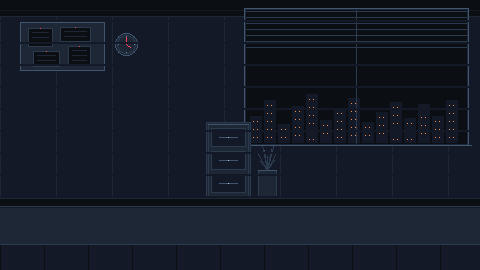
#> input picture art/kit/backgrounds/office_L1.png, 480 x 270 px
$ python make_composition_preview.py
#> lines starting #> are read from the running program, lines starting #| are printed output that depends on the picture
#!/usr/bin/env python3
"""
Builds art/kit/reference/composition_preview.png -- the real desk at 480x270 with an applicant
seated across the table, scaled 3x. This is the composition check the brief asks for:
left half = monitor, right half = the person across the table.

    python tools/art/make_composition_preview.py
"""
from __future__ import annotations

import os
import sys

from PIL import Image, ImageDraw

ROOT = os.path.normpath(os.path.join(os.path.dirname(__file__), '..', '..'))
KIT = os.path.join(ROOT, 'art', 'kit')
sys.path.insert(0, os.path.dirname(__file__))

ZOOM = 3
CASES = ['app_human_solid_a', 'app_synthetic_polished_a', 'app_human_nervous_b', 'app_synthetic_cloned_a']


def compose(name: str) -> Image.Image:
#> called with name = 'app_human_solid_a'
    bg = Image.open(os.path.join(KIT, 'backgrounds', 'office_L1.png')).convert('RGBA')
#> bg is the input picture: PIL image 480x270 RGBA; mean R, G, B, A 20.2, 26.5, 38, 255
    app = Image.open(os.path.join(KIT, 'applicants', f'{name}_192x216.png')).convert('RGBA').crop((0, 0, 192, 216))
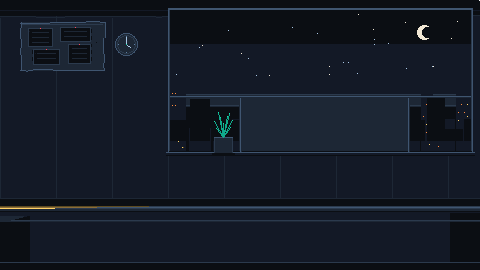
#> input picture art/kit/backgrounds/office_L0.png, 480 x 270 px, given in place of app_human_solid_a_192x216.png, which was not available
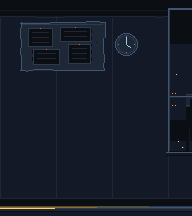
#> app: PIL image 192x216 RGBA; mean R, G, B, A 20.7, 26.7, 38.3, 255
    bg.alpha_composite(app, (480 - 192 - 8, 270 - 216))                 # seated, right half
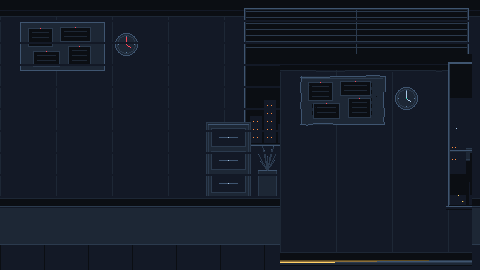
#> bg: PIL image 480x270 RGBA; mean R, G, B, A 20.6, 26.9, 38.7, 255
    bezel = Image.open(os.path.join(KIT, 'desk', 'monitor_bezel.png')).convert('RGBA')
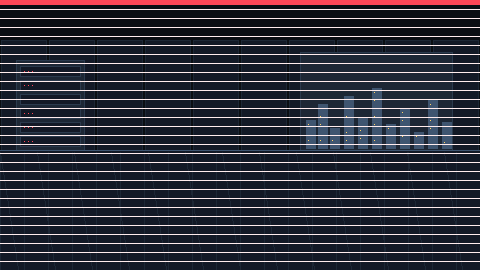
#> input picture art/kit/backgrounds/office_L2.png, 480 x 270 px, given in place of monitor_bezel.png, which was not available
#> bezel is the input picture: PIL image 480x270 RGBA; mean R, G, B, A 50.6, 33.4, 46.4, 230.4
    bg.alpha_composite(bezel, (14, 18))                                  # monitor, left half
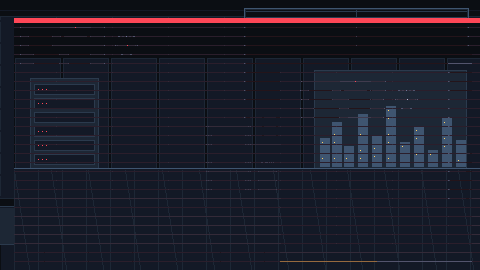
#> bg: PIL image 480x270 RGBA; mean R, G, B, A 27.6, 28.9, 41.1, 255
    sheet = Image.open(os.path.join(KIT, 'desk', 'document_sheet.png')).convert('RGBA')
    bg.alpha_composite(sheet, (44, 148))                                 # the email on the desk
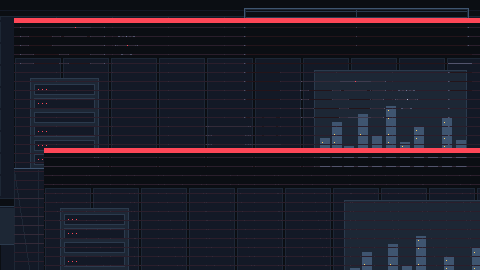
#> bg: PIL image 480x270 RGBA; mean R, G, B, A 30.7, 28.6, 39.9, 255
    return bg


def main() -> int:
    frames = []
    for name in CASES:
        f = compose(name)
        frames.append((name.replace('app_', ''), f.resize((f.width * ZOOM, f.height * ZOOM), Image.NEAREST)))

    PAD, LBL = 10, 14
    cw, ch = frames[0][1].size
    cols = 2
    rows = (len(frames) + cols - 1) // cols
    W = cols * (cw + PAD) + PAD
    H = rows * (ch + LBL + PAD) + PAD + 18
    out = Image.new('RGBA', (W, H), (11, 14, 19, 255))
    d = ImageDraw.Draw(out)
    d.text((PAD, 4), 'HR//0D  COMPOSITION  --  480x270 desk, applicant across the table (3x)', fill=(24, 224, 176, 255))
    for i, (name, im) in enumerate(frames):
        r, c = divmod(i, cols)
        x = PAD + c * (cw + PAD)
        y = 18 + PAD + r * (ch + LBL + PAD)
        d.text((x, y), name, fill=(230, 241, 255, 255))
        out.alpha_composite(im, (x, y + LBL))

    path = os.path.join(KIT, 'reference', 'composition_preview.png')
    out.save(path)
    print(f"wrote {path}  ({out.width}x{out.height})")
    return 0


if __name__ == '__main__':
#> (the run stopped early here; a loop or call above may not have finished)
